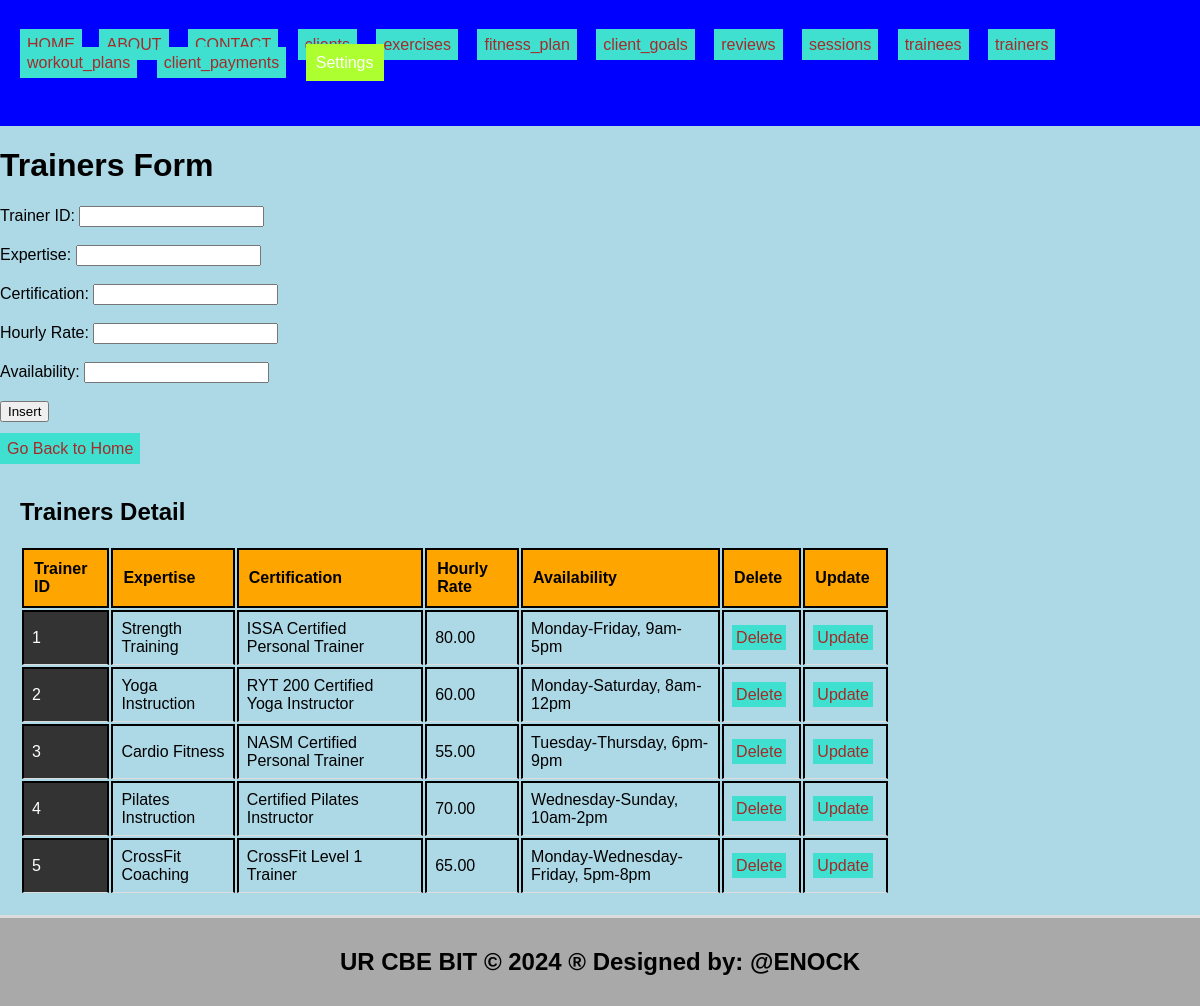
Screenshot of /trainers.php with the database file from the repository.
### tables this page shows
CREATE TABLE `trainers` (
  `trainer_id` int(11) NOT NULL,
  `expertise` varchar(255) DEFAULT NULL,
  `certification` varchar(255) DEFAULT NULL,
  `hourly_rate` decimal(10,2) DEFAULT NULL,
  `availability` text DEFAULT NULL
);

### trainers.php (the view, shortened to what this page needs)
<!DOCTYPE html>
<html lang="en">
<head>
  <link rel="stylesheet" type="text/css" href="style.css">
</head>
<body style="background-color: lightblue;">
  <header>
    <ul style="list-style-type: none; padding: 0;">
      <li style="display: inline; margin-right: 10px;">
           <ul style="list-style-type: none; padding: 0;">
    </li>
    <li style="display: inline; margin-right: 8px;"><a href="./home.html">HOME</a></li>
    <li style="display: inline; margin-right: 10px;"><a href="./about.html">ABOUT</a></li>
    <li style="display: inline; margin-right: 10px;"><a href="./contact.html">CONTACT</a></li>
    <li style="display: inline; margin-right: 10px;"><a href="./clients.php">clients</a></li>
    <li style="display: inline; margin-right: 10px;"><a href="./exercises.php">exercises</a></li>
    <li style="display: inline; margin-right: 10px;"><a href="./fitness_plan.php">fitness_plan</a></li>
    <li style="display: inline; margin-right: 10px;"><a href="./client_goals.php">client_goals</a></li>
    <li style="display: inline; margin-right: 10px;"><a href="./reviews.php"> reviews</a></li>
    <li style="display: inline; margin-right: 10px;"><a href="./sessions.php">sessions</a></li>
    <li style="display: inline; margin-right: 10px;"><a href="./trainees.php">trainees</a></li>
    <li style="display: inline; margin-right: 10px;"><a href="./trainers.php">trainers</a></li>
    <li style="display: inline; margin-right: 10px;"><a href="./workout_plans.php">workout_plans</a></li>
    <li style="display: inline; margin-right: 10px;"><a href="./client_payments.php">client_payments</a></li>
      <li class="dropdown" style="display: inline; margin-right: 10px;">
      <a href="#" style="padding: 10px; color: white; background-color: greenyellow; text-decoration: none; margin-right: 15px;">Settings</a>
    </li>
    </ul>
  </header>
<body style="background-color: yellowgreen;">
  <h1>Trainers Form</h1>
  <form method="post"  onsubmit="return confirmInsert();">
    <label for="trainer_id">Trainer ID:</label>
    <input type="number" id="trainer_id" name="trainer_id" required><br><br>
    <label for="expertise">Expertise:</label>
    <input type="text" id="expertise" name="expertise" required><br><br>
    <label for="certification">Certification:</label>
    <input type="text" id="certification" name="certification" required><br><br>
    <label for="hourly_rate">Hourly Rate:</label>
    <input type="number" id="hourly_rate" name="hourly_rate" required><br><br>
    <label for="availability">Availability:</label>
    <input type="text" id="availability" name="availability" required><br><br>
    <input type="submit" name="add" value="Insert"><br><br>
    <a href="./home.html">Go Back to Home</a>
  </form>
  <?php
  include('database_connection.php');
  ?>
  <section>
    <h2>Trainers Detail</h2>
    <table>
      <tr>
        <th>Trainer ID</th>
        <th>Expertise</th>
        <th>Certification</th>
        <th>Hourly Rate</th>
        <th>Availability</th>
        <th>Delete</th>
        <th>Update</th>
      </tr>
      <?php
      $sql = "SELECT * FROM trainers";
      $result = $connection->query($sql);
      if ($result->num_rows > 0) {
          while ($row = $result->fetch_assoc()) {
              echo "<tr>
                      <td>{$row['trainer_id']}</td>
                      <td>{$row['expertise']}</td>
                      <td>{$row['certification']}</td>
                      <td>{$row['hourly_rate']}</td>
                      <td>{$row['availability']}</td>
                      <td><a style='padding:4px' href='delete_trainers.php?trainer_id={$row['trainer_id']}'>Delete</a></td>
                      <td><a style='padding:4px' href='update_trainers.php?trainer_id={$row['trainer_id']}'>Update</a></td>
                    </tr>";
          }
      } else {
          echo "<tr><td colspan='7'>No data found</td></tr>";
      }
      ?>
    </table>
  </section>
  <footer>
    <h2>UR CBE BIT &copy; 2024 &reg; Designed by: @ENOCK</h2>
  </footer>
</body>
</html>

### style.css (style rules this page uses)
body { font-family: Arial, sans-serif; margin: 0; padding: 0; }
.dropdown { position: relative; display: inline; margin-right: 10px; }
body { font-family: Arial,sans-serif; margin:0; padding:0; }
header { background-color:blue; padding: 20px; }
.dropdown { position: right; display:right; direction:rtl; }
section { padding:28px; border-bottom: 1px solid #ddd; }
footer { text-align: center; padding: 15px; background-color:blue; }

### trainers.php (style rules this page uses)
a:link { color: #0066cc; text-decoration: none; }
a { padding: 7px; color: white; background-color: turquoise; text-decoration: none; margin-right: 5px; }
a:link { color: brown; }
th, td { border: 2px solid black; padding: 10px; text-align: left; }
th { background-color: orange; }
section { padding: 20px; border-bottom: 3px solid #ddd; }
footer { text-align: center; padding: 10px; background-color: darkgray; }

### rows the page displays
trainers: trainer_id "1", expertise "Strength Training", certification "ISSA Certified Personal Trainer", hourly_rate "80.00", availability "Monday-Friday, 9am-5pm"
trainers: trainer_id "2", expertise "Yoga Instruction", certification "RYT 200 Certified Yoga Instructor", hourly_rate "60.00", availability "Monday-Saturday, 8am-12pm"
trainers: trainer_id "3", expertise "Cardio Fitness", certification "NASM Certified Personal Trainer", hourly_rate "55.00", availability "Tuesday-Thursday, 6pm-9pm"
trainers: trainer_id "4", expertise "Pilates Instruction", certification "Certified Pilates Instructor", hourly_rate "70.00", availability "Wednesday-Sunday, 10am-2pm"
trainers: trainer_id "5", expertise "CrossFit Coaching", certification "CrossFit Level 1 Trainer", hourly_rate "65.00", availability "Monday-Wednesday-Friday, 5pm-8pm"
